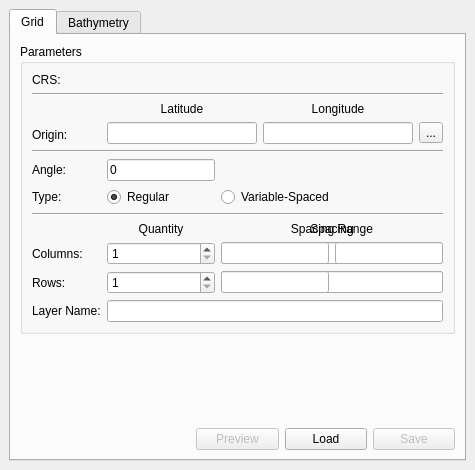
<?xml version="1.0" encoding="UTF-8"?>
<ui version="4.0">
    <class>MohidPluginDockWidgetBase</class>
    <widget class="QDockWidget" name="MohidPluginDockWidgetBase">
        <property name="geometry">
            <rect>
                <x>0</x>
                <y>0</y>
                <width>409</width>
                <height>470</height>
            </rect>
        </property>
        <property name="windowTitle">
            <string>MOHID</string>
        </property>
        <widget class="QWidget" name="dockWidgetContents">
            <layout class="QVBoxLayout" name="verticalLayout_2">
                <item>
                    <widget class="QTabWidget" name="tabWidget">
                        <property name="currentIndex">
                            <number>0</number>
                        </property>
                        <widget class="QWidget" name="tab_grid">
                            <attribute name="title">
                                <string>Grid</string>
                            </attribute>
                            <layout class="QGridLayout" name="gridLayout_2">
                                <item row="8" column="3">
                                    <widget class="QPushButton" name="pushButtonLoad">
                                        <property name="text">
                                            <string>Load</string>
                                        </property>
                                    </widget>
                                </item>
                                <item row="7" column="0" colspan="5">
                                    <spacer name="verticalSpacer">
                                        <property name="orientation">
                                            <enum>Qt::Vertical</enum>
                                        </property>
                                        <property name="sizeHint" stdset="0">
                                            <size>
                                                <width>20</width>
                                                <height>40</height>
                                            </size>
                                        </property>
                                    </spacer>
                                </item>
                                <item row="8" column="2">
                                    <widget class="QPushButton" name="pushButtonPreview">
                                        <property name="enabled">
                                            <bool>false</bool>
                                        </property>
                                        <property name="text">
                                            <string>Preview</string>
                                        </property>
                                        <property name="checkable">
                                            <bool>false</bool>
                                        </property>
                                    </widget>
                                </item>
                                <item row="8" column="4">
                                    <widget class="QPushButton" name="pushButtonSave">
                                        <property name="enabled">
                                            <bool>false</bool>
                                        </property>
                                        <property name="text">
                                            <string>Save</string>
                                        </property>
                                    </widget>
                                </item>
                                <item row="6" column="0" colspan="5">
                                    <widget class="QGroupBox" name="groupBox">
                                        <property name="title">
                                            <string>Parameters</string>
                                        </property>
                                        <layout class="QGridLayout" name="gridLayout">
                                            <item row="6" column="0">
                                                <widget class="QLabel" name="labelType">
                                                    <property name="sizePolicy">
                                                        <sizepolicy hsizetype="Fixed" vsizetype="Preferred">
                                                            <horstretch>0</horstretch>
                                                            <verstretch>0</verstretch>
                                                        </sizepolicy>
                                                    </property>
                                                    <property name="text">
                                                        <string>Type:</string>
                                                    </property>
                                                </widget>
                                            </item>
                                            <item row="10" column="0">
                                                <widget class="QLabel" name="labelRows">
                                                    <property name="sizePolicy">
                                                        <sizepolicy hsizetype="Fixed" vsizetype="Preferred">
                                                            <horstretch>0</horstretch>
                                                            <verstretch>0</verstretch>
                                                        </sizepolicy>
                                                    </property>
                                                    <property name="lineWidth">
                                                        <number>1</number>
                                                    </property>
                                                    <property name="text">
                                                        <string>Rows:</string>
                                                    </property>
                                                </widget>
                                            </item>
                                            <item row="6" column="1" colspan="2">
                                                <widget class="QRadioButton" name="radioButtonRegular">
                                                    <property name="enabled">
                                                        <bool>true</bool>
                                                    </property>
                                                    <property name="text">
                                                        <string>Regular</string>
                                                    </property>
                                                    <property name="checked">
                                                        <bool>true</bool>
                                                    </property>
                                                </widget>
                                            </item>
                                            <item row="10" column="4" colspan="2">
                                                <widget class="QLineEdit" name="lineEditVariableSpacedRowsSpacingEnd">
                                                    <property name="sizePolicy">
                                                        <sizepolicy hsizetype="Minimum" vsizetype="Fixed">
                                                            <horstretch>0</horstretch>
                                                            <verstretch>0</verstretch>
                                                        </sizepolicy>
                                                    </property>
                                                    <property name="visible">
                                                        <bool>false</bool>
                                                    </property>
                                                </widget>
                                            </item>
                                            <item row="9" column="0">
                                                <widget class="QLabel" name="labelColumns">
                                                    <property name="sizePolicy">
                                                        <sizepolicy hsizetype="Fixed" vsizetype="Preferred">
                                                            <horstretch>0</horstretch>
                                                            <verstretch>0</verstretch>
                                                        </sizepolicy>
                                                    </property>
                                                    <property name="text">
                                                        <string>Columns:</string>
                                                    </property>
                                                    <property name="scaledContents">
                                                        <bool>false</bool>
                                                    </property>
                                                    <property name="wordWrap">
                                                        <bool>false</bool>
                                                    </property>
                                                </widget>
                                            </item>
                                            <item row="8" column="3" colspan="3">
                                                <widget class="QLabel" name="labelRegularSpacing">
                                                    <property name="sizePolicy">
                                                        <sizepolicy hsizetype="Preferred" vsizetype="Preferred">
                                                            <horstretch>0</horstretch>
                                                            <verstretch>0</verstretch>
                                                        </sizepolicy>
                                                    </property>
                                                    <property name="visible">
                                                        <bool>true</bool>
                                                    </property>
                                                    <property name="text">
                                                        <string>Spacing</string>
                                                    </property>
                                                    <property name="alignment">
                                                        <set>Qt::AlignCenter</set>
                                                    </property>
                                                </widget>
                                            </item>
                                            <item row="5" column="0">
                                                <widget class="QLabel" name="labelAngle">
                                                    <property name="sizePolicy">
                                                        <sizepolicy hsizetype="Fixed" vsizetype="Preferred">
                                                            <horstretch>0</horstretch>
                                                            <verstretch>0</verstretch>
                                                        </sizepolicy>
                                                    </property>
                                                    <property name="text">
                                                        <string>Angle:</string>
                                                    </property>
                                                </widget>
                                            </item>
                                            <item row="10" column="1" colspan="2">
                                                <widget class="QSpinBox" name="spinBoxRowsQuantity">
                                                    <property name="sizePolicy">
                                                        <sizepolicy hsizetype="Minimum" vsizetype="Fixed">
                                                            <horstretch>0</horstretch>
                                                            <verstretch>0</verstretch>
                                                        </sizepolicy>
                                                    </property>
                                                    <property name="frame">
                                                        <bool>true</bool>
                                                    </property>
                                                    <property name="minimum">
                                                        <number>1</number>
                                                    </property>
                                                    <property name="maximum">
                                                        <number>999999999</number>
                                                    </property>
                                                </widget>
                                            </item>
                                            <item row="10" column="3" colspan="3">
                                                <widget class="QLineEdit" name="lineEditRegularRowsSpacing">
                                                    <property name="sizePolicy">
                                                        <sizepolicy hsizetype="Minimum" vsizetype="Fixed">
                                                            <horstretch>0</horstretch>
                                                            <verstretch>0</verstretch>
                                                        </sizepolicy>
                                                    </property>
                                                    <property name="visible">
                                                        <bool>true</bool>
                                                    </property>
                                                </widget>
                                            </item>
                                            <item row="9" column="3" colspan="3">
                                                <widget class="QLineEdit" name="lineEditRegularColumnsSpacing">
                                                    <property name="sizePolicy">
                                                        <sizepolicy hsizetype="Minimum" vsizetype="Fixed">
                                                            <horstretch>0</horstretch>
                                                            <verstretch>0</verstretch>
                                                        </sizepolicy>
                                                    </property>
                                                    <property name="visible">
                                                        <bool>true</bool>
                                                    </property>
                                                </widget>
                                            </item>
                                            <item row="9" column="4" colspan="2">
                                                <widget class="QLineEdit" name="lineEditVariableSpacedColumnsSpacingEnd">
                                                    <property name="sizePolicy">
                                                        <sizepolicy hsizetype="Minimum" vsizetype="Fixed">
                                                            <horstretch>0</horstretch>
                                                            <verstretch>0</verstretch>
                                                        </sizepolicy>
                                                    </property>
                                                    <property name="visible">
                                                        <bool>false</bool>
                                                    </property>
                                                </widget>
                                            </item>
                                            <item row="0" column="1" colspan="5">
                                                <widget class="QgsProjectionSelectionWidget" name="mQgsProjectionSelectionWidget" />
                                            </item>
                                            <item row="8" column="1" colspan="2">
                                                <widget class="QLabel" name="labelQuantity">
                                                    <property name="sizePolicy">
                                                        <sizepolicy hsizetype="Preferred" vsizetype="Preferred">
                                                            <horstretch>0</horstretch>
                                                            <verstretch>0</verstretch>
                                                        </sizepolicy>
                                                    </property>
                                                    <property name="text">
                                                        <string>Quantity</string>
                                                    </property>
                                                    <property name="alignment">
                                                        <set>Qt::AlignCenter</set>
                                                    </property>
                                                </widget>
                                            </item>
                                            <item row="9" column="3">
                                                <widget class="QLineEdit" name="lineEditVariableSpacedColumnsSpacingStart">
                                                    <property name="sizePolicy">
                                                        <sizepolicy hsizetype="Minimum" vsizetype="Fixed">
                                                            <horstretch>0</horstretch>
                                                            <verstretch>0</verstretch>
                                                        </sizepolicy>
                                                    </property>
                                                    <property name="visible">
                                                        <bool>false</bool>
                                                    </property>
                                                </widget>
                                            </item>
                                            <item row="1" column="0" colspan="6">
                                                <widget class="Line" name="line">
                                                    <property name="orientation">
                                                        <enum>Qt::Horizontal</enum>
                                                    </property>
                                                </widget>
                                            </item>
                                            <item row="7" column="0" colspan="6">
                                                <widget class="Line" name="line_3">
                                                    <property name="orientation">
                                                        <enum>Qt::Horizontal</enum>
                                                    </property>
                                                </widget>
                                            </item>
                                            <item row="10" column="3">
                                                <widget class="QLineEdit" name="lineEditVariableSpacedRowsSpacingStart">
                                                    <property name="sizePolicy">
                                                        <sizepolicy hsizetype="Minimum" vsizetype="Fixed">
                                                            <horstretch>0</horstretch>
                                                            <verstretch>0</verstretch>
                                                        </sizepolicy>
                                                    </property>
                                                    <property name="visible">
                                                        <bool>false</bool>
                                                    </property>
                                                </widget>
                                            </item>
                                            <item row="2" column="1" rowspan="2" colspan="5">
                                                <widget class="QWidget" name="widget" native="true">
                                                    <property name="sizePolicy">
                                                        <sizepolicy hsizetype="Preferred" vsizetype="Minimum">
                                                            <horstretch>0</horstretch>
                                                            <verstretch>0</verstretch>
                                                        </sizepolicy>
                                                    </property>
                                                    <layout class="QGridLayout" name="gridLayout_3">
                                                        <property name="leftMargin">
                                                            <number>0</number>
                                                        </property>
                                                        <property name="topMargin">
                                                            <number>0</number>
                                                        </property>
                                                        <property name="rightMargin">
                                                            <number>0</number>
                                                        </property>
                                                        <property name="bottomMargin">
                                                            <number>0</number>
                                                        </property>
                                                        <item row="1" column="0">
                                                            <widget class="QLineEdit" name="lineEditOriginLatitude">
                                                                <property name="sizePolicy">
                                                                    <sizepolicy hsizetype="Minimum" vsizetype="Fixed">
                                                                        <horstretch>0</horstretch>
                                                                        <verstretch>0</verstretch>
                                                                    </sizepolicy>
                                                                </property>
                                                                <property name="text">
                                                                    <string />
                                                                </property>
                                                            </widget>
                                                        </item>
                                                        <item row="1" column="2">
                                                            <widget class="QToolButton" name="toolButtonCapturePoint">
                                                                <property name="text">
                                                                    <string>...</string>
                                                                </property>
                                                                <property name="checkable">
                                                                    <bool>true</bool>
                                                                </property>
                                                                <property name="autoRaise">
                                                                    <bool>false</bool>
                                                                </property>
                                                            </widget>
                                                        </item>
                                                        <item row="1" column="1">
                                                            <widget class="QLineEdit" name="lineEditOriginLongitude">
                                                                <property name="sizePolicy">
                                                                    <sizepolicy hsizetype="Minimum" vsizetype="Fixed">
                                                                        <horstretch>0</horstretch>
                                                                        <verstretch>0</verstretch>
                                                                    </sizepolicy>
                                                                </property>
                                                                <property name="text">
                                                                    <string />
                                                                </property>
                                                            </widget>
                                                        </item>
                                                        <item row="0" column="0">
                                                            <widget class="QLabel" name="labelLatitude">
                                                                <property name="text">
                                                                    <string>Latitude</string>
                                                                </property>
                                                                <property name="alignment">
                                                                    <set>Qt::AlignCenter</set>
                                                                </property>
                                                            </widget>
                                                        </item>
                                                        <item row="0" column="1">
                                                            <widget class="QLabel" name="labelLongitude">
                                                                <property name="text">
                                                                    <string>Longitude</string>
                                                                </property>
                                                                <property name="alignment">
                                                                    <set>Qt::AlignCenter</set>
                                                                </property>
                                                            </widget>
                                                        </item>
                                                    </layout>
                                                </widget>
                                            </item>
                                            <item row="4" column="0" colspan="6">
                                                <widget class="Line" name="line_2">
                                                    <property name="orientation">
                                                        <enum>Qt::Horizontal</enum>
                                                    </property>
                                                </widget>
                                            </item>
                                            <item row="0" column="0">
                                                <widget class="QLabel" name="labelCRS">
                                                    <property name="sizePolicy">
                                                        <sizepolicy hsizetype="Fixed" vsizetype="Preferred">
                                                            <horstretch>0</horstretch>
                                                            <verstretch>0</verstretch>
                                                        </sizepolicy>
                                                    </property>
                                                    <property name="text">
                                                        <string>CRS:</string>
                                                    </property>
                                                </widget>
                                            </item>
                                            <item row="11" column="0">
                                                <widget class="QLabel" name="labelLayerName">
                                                    <property name="sizePolicy">
                                                        <sizepolicy hsizetype="Fixed" vsizetype="Preferred">
                                                            <horstretch>0</horstretch>
                                                            <verstretch>0</verstretch>
                                                        </sizepolicy>
                                                    </property>
                                                    <property name="text">
                                                        <string>Layer Name:</string>
                                                    </property>
                                                </widget>
                                            </item>
                                            <item row="9" column="1" colspan="2">
                                                <widget class="QSpinBox" name="spinBoxColumnsQuantity">
                                                    <property name="sizePolicy">
                                                        <sizepolicy hsizetype="Minimum" vsizetype="Fixed">
                                                            <horstretch>0</horstretch>
                                                            <verstretch>0</verstretch>
                                                        </sizepolicy>
                                                    </property>
                                                    <property name="minimum">
                                                        <number>1</number>
                                                    </property>
                                                    <property name="maximum">
                                                        <number>999999999</number>
                                                    </property>
                                                </widget>
                                            </item>
                                            <item row="8" column="3" colspan="3">
                                                <widget class="QLabel" name="labelSpacingRange">
                                                    <property name="sizePolicy">
                                                        <sizepolicy hsizetype="Minimum" vsizetype="Preferred">
                                                            <horstretch>0</horstretch>
                                                            <verstretch>0</verstretch>
                                                        </sizepolicy>
                                                    </property>
                                                    <property name="visible">
                                                        <bool>false</bool>
                                                    </property>
                                                    <property name="text">
                                                        <string>Spacing Range</string>
                                                    </property>
                                                    <property name="alignment">
                                                        <set>Qt::AlignCenter</set>
                                                    </property>
                                                </widget>
                                            </item>
                                            <item row="11" column="1" colspan="5">
                                                <widget class="QLineEdit" name="lineEditLayerName" />
                                            </item>
                                            <item row="5" column="1" colspan="2">
                                                <widget class="QLineEdit" name="lineEditAngle">
                                                    <property name="sizePolicy">
                                                        <sizepolicy hsizetype="Minimum" vsizetype="Fixed">
                                                            <horstretch>0</horstretch>
                                                            <verstretch>0</verstretch>
                                                        </sizepolicy>
                                                    </property>
                                                    <property name="text">
                                                        <string>0</string>
                                                    </property>
                                                </widget>
                                            </item>
                                            <item row="3" column="0">
                                                <widget class="QLabel" name="labelOrigin">
                                                    <property name="sizePolicy">
                                                        <sizepolicy hsizetype="Fixed" vsizetype="Preferred">
                                                            <horstretch>0</horstretch>
                                                            <verstretch>0</verstretch>
                                                        </sizepolicy>
                                                    </property>
                                                    <property name="text">
                                                        <string>Origin:</string>
                                                    </property>
                                                </widget>
                                            </item>
                                            <item row="6" column="3" colspan="3">
                                                <widget class="QRadioButton" name="radioButtonVariableSpaced">
                                                    <property name="text">
                                                        <string>Variable-Spaced</string>
                                                    </property>
                                                </widget>
                                            </item>
                                        </layout>
                                    </widget>
                                </item>
                            </layout>
                        </widget>
                        <widget class="QWidget" name="tab_bathymetry">
                            <attribute name="title">
                                <string>Bathymetry</string>
                            </attribute>
                        </widget>
                    </widget>
                </item>
            </layout>
        </widget>
    </widget>
    <customwidgets>
        <customwidget>
            <class>QgsProjectionSelectionWidget</class>
            <extends>QWidget</extends>
            <header>qgsprojectionselectionwidget.h</header>
        </customwidget>
    </customwidgets>
    <tabstops>
        <tabstop>tabWidget</tabstop>
        <tabstop>mQgsProjectionSelectionWidget</tabstop>
        <tabstop>radioButtonRegular</tabstop>
        <tabstop>radioButtonVariableSpaced</tabstop>
        <tabstop>pushButtonLoad</tabstop>
        <tabstop>pushButtonSave</tabstop>
    </tabstops>
    <resources />
    <connections />
</ui>
